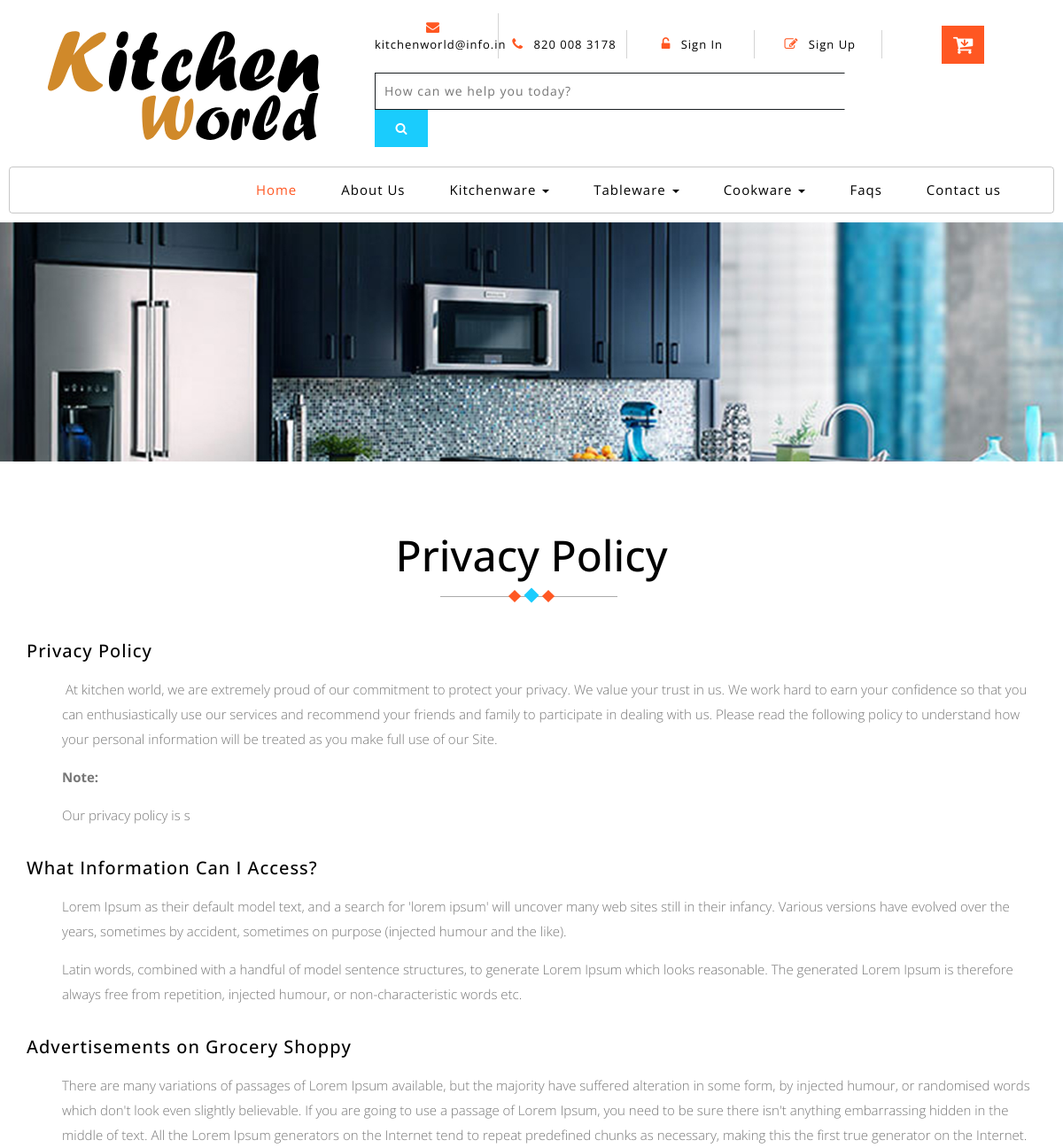
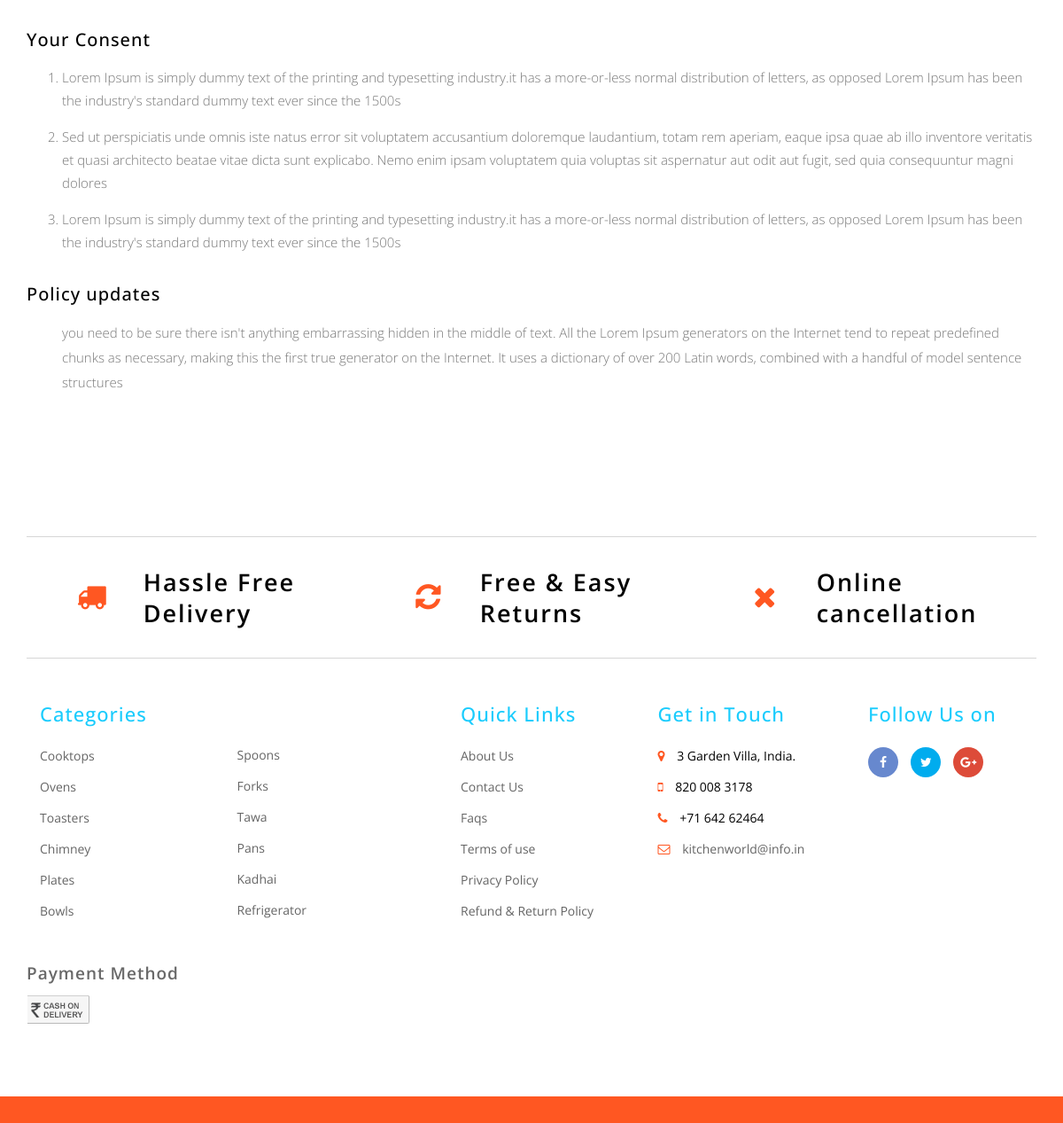
Page /privacy.php on the committed database (2 pictures, top to bottom).
### tables this page shows
CREATE TABLE `category` (
  `c_id` int(30) NOT NULL,
  `c_name` varchar(250) NOT NULL
);

CREATE TABLE `privacy` (
  `id` int(30) NOT NULL,
  `detail` varchar(500) NOT NULL
);

### privacy.php (the view)
 <?php include('header.php'); ?>
	<div class="page-head_agile_info_w3l">
	</div>
	<section class="terms-of-use">
		<div class="terms">
			<div class="container">
				<h3 class="tittle-w3l">Privacy Policy
					<span class="heading-style">
						<i></i>
						<i></i>
						<i></i>
					</span>
				</h3>
	            <?php
				  $query=mysqli_query($conn,"SELECT * FROM `privacy`");
				  while($row=mysqli_fetch_assoc($query))
				  {
					 echo $row['detail'];
				  }?>
				<h6>What Information Can I Access?</h6>
				<p> Lorem Ipsum as their default model text, and a search for 'lorem ipsum' will uncover many web sites still in their infancy.
					Various versions have evolved over the years, sometimes by accident, sometimes on purpose (injected humour and the like).</p>
				<p> Latin words, combined with a handful of model sentence structures, to generate Lorem Ipsum which looks reasonable. The
					generated Lorem Ipsum is therefore always free from repetition, injected humour, or non-characteristic words etc.</p>
				<h6> Advertisements on Grocery Shoppy</h6>
				<p>There are many variations of passages of Lorem Ipsum available, but the majority have suffered alteration in some form,
					by injected humour, or randomised words which don't look even slightly believable. If you are going to use a passage
					of Lorem Ipsum, you need to be sure there isn't anything embarrassing hidden in the middle of text. All the Lorem Ipsum
					generators on the Internet tend to repeat predefined chunks as necessary, making this the first true generator on the
					Internet.
				</p>
				<h6>Your Consent</h6>
				<ol start="1">
					<li>Lorem Ipsum is simply dummy text of the printing and typesetting industry.it has a more-or-less normal distribution
						of letters, as opposed Lorem Ipsum has been the industry's standard dummy text ever since the 1500s</li>
					<li>Sed ut perspiciatis unde omnis iste natus error sit voluptatem accusantium doloremque laudantium, totam rem aperiam,
						eaque ipsa quae ab illo inventore veritatis et quasi architecto beatae vitae dicta sunt explicabo. Nemo enim ipsam
						voluptatem quia voluptas sit aspernatur aut odit aut fugit, sed quia consequuntur magni dolores</li>
					<li>Lorem Ipsum is simply dummy text of the printing and typesetting industry.it has a more-or-less normal distribution
						of letters, as opposed Lorem Ipsum has been the industry's standard dummy text ever since the 1500s</li>
				</ol>
				<h6>Policy updates</h6>
				<p> you need to be sure there isn't anything embarrassing hidden in the middle of text. All the Lorem Ipsum generators on
					the Internet tend to repeat predefined chunks as necessary, making this the first true generator on the Internet. It
					uses a dictionary of over 200 Latin words, combined with a handful of model sentence structures</p>
			</div>
		</div>
	</section>
	 <?php include('footer.php');?>
</body>
</html>

### header.php (shortened to what this page needs)
<?php
include('session.php');
if(isset($_SESSION['email'])){
	$page_owner=$_SESSION['email'];
} else {
	$page_owner='';
	$quee=mysqli_query($conn,"SELECT * FROM visitore");
	while($fetch=mysqli_fetch_assoc($quee))
	{
		$update=$fetch['visitore_store'];
		$timepass =$update+1;
		mysqli_query($conn,"UPDATE `visitore` SET  `visitore_store`='$timepass'");
		$timepass++;}
	}
	?>
	<!DOCTYPE html>
	<html lang="zxx">
	<head>
		<link href="css/bootstrap.css" rel="stylesheet" type="text/css" media="all" />
		<link href="css/style.css" rel="stylesheet" type="text/css" media="all" />
		<link href="css/font-awesome.css" rel="stylesheet">
		<link href="css/popuo-box.css" rel="stylesheet" type="text/css" media="all" />
		<link rel="stylesheet" type="text/css" href="css/jquery-ui1.css">
	</head>
<body >
<div class="header-bot " >
  <div class="header-bot_inner_wthreeinfo_header_mid" >
         <div class="col-md-4 logo_agile">
	            <img src="images/logo.svg" alt="">
		 </div>
	      <div class="col-md-8 header" >
		       <ul>
			       <li>
							<a href="mailto:KitchenWorld@info.in" >
								<span class="fa fa-envelope" aria-hidden="true"></span> kitchenworld@info.in</a>
			       </li>
			       <li>
								<span class="fa fa-phone" aria-hidden="true"></span> 820 008 3178
				   </li>
				   <?php
				   if($page_owner=='')
				   { ?>
				   <li>
							<a href="#" data-toggle="modal" data-target="#myModal1">
								<span class="fa fa-unlock-alt" aria-hidden="true"></span> Sign In </a>
				   </li>
				    <li>
								<a href="#" data-toggle="modal" data-target="#myModal2">
									<span class="fa fa-pencil-square-o" aria-hidden="true"></span> Sign Up </a>
					</li>
					<?php } ?>
								<div class="top_nav_right">
									<div class="wthreecartaits wthreecartaits2 cart cart box_1">
										<form action="checkout.php" method="post" class="last">
											<button class="w3view-cart" type="submit" name="submit" value="">
											<i class="fa fa-cart-arrow-down" aria-hidden="true"></i>
											</button>
										</form>
									</div>
								</div>
		       </ul>
						<div class="agileits_search">
							<form onsubmit="return false">
								<input name="Search" type="text"  placeholder="How can we help you today?" id='g_search' required="" autocomplete="off" >
								<button type="submit" name="submit" class="btn btn-default" aria-label="Left Align"   id='opens'>
								   <span class="fa fa-search" aria-hidden="true"> </span>
								</button>
							</form>
						 </div>
	     </div>
  </div>
</div>
                                  <div class="ban-top" >
										<div class="container">
											<div class="top_nav_left">
												<nav class="navbar navbar-default">
													<div class="container-fluid">
													<div class="collapse navbar-collapse menu--shylock" id="bs-example-navbar-collapse-1">
														<ul class="nav navbar-nav menu__list">
															<li class="active">
																<a class="nav-stylehead" href="index.php">Home
																</a>
															</li>
															<li class="">
																<a class="nav-stylehead" href="about.php">About Us</a>
															</li>
													<?php $chkcat=mysqli_query($conn,"SELECT * FROM `category`");
													while ($row=mysqli_fetch_assoc($chkcat)) {?>
														 <li class="dropdown">
															   <a href="index.php" class="dropdown-toggle nav-stylehead" data-toggle="dropdown" role="button" aria-haspopup="true" aria-expanded="false"><?php echo $row['c_name']; ?>
																	<span class="caret"></span>
																</a>
															</li>
														<?php } ?>
														<li class="">
															<a class="nav-stylehead" href="faqs.php">Faqs</a>
														</li>
														<li class="">
															<a class="nav-stylehead" href="contact.php">Contact us</a>
														</li>
													</ul>
												</div>
											</div>
										</nav>
									</div>
								</div>
							</div>

### rows in the picture
category: c_name "Kitchenware"
category: c_name "Tableware"
category: c_name "Cookware"
privacy: detail "Privacy Policy At kitchen world, we are extremely proud of our commitment to protect your privacy. We value your trust in us. We work hard to earn your confidence so that you can enthusiastically use our services and recommend your friends and family to participate in dealing with us. Please read the following policy to understand how your personal information will be treated as you make full use of our Site. Note: Our privacy policy is s"
